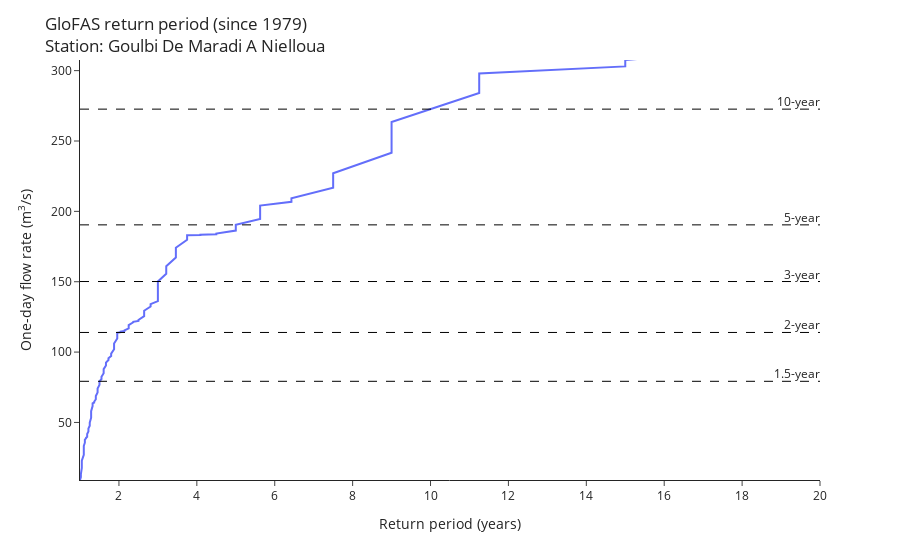

The code cell stored with this chart in its notebook:
### Code cell
# plot return period for station

station = "Goulbi De Maradi A Nielloua"

df_plot = df_count_yearly[df_count_yearly["station"] == station]

min_year = df_re.index.year.min()

x_max = 20
y_max = df_plot[df_plot["return"] <= x_max]["level"].max()
y_min = df_plot["level"].min()
fig = px.line(df_plot, x="return", y="level")

for year in return_years:
    level = df_return_periods.loc[year, station]
    fig.add_trace(
        go.Scatter(
            x=[1, x_max],
            y=[level, level],
            mode="lines+text",
            text=[None, f"{year}-year"],
            line=dict(width=1, dash="dash", color="black"),
            textposition="top left",
        )
    )

fig.update_xaxes(range=(1, x_max), title="Return period (years)")
fig.update_yaxes(
    range=(y_min, y_max), title="One-day flow rate (m<sup>3</sup>/s)"
)

fig.update_layout(
    template="simple_white",
    title=f"GloFAS return period (since {min_year})<br>Station: {station}",
    showlegend=False,
)

### Figure 1 — Plotly figure (JSON) as saved in the notebook; plotly's stock layout.template omitted (floating-point values rounded to 4 significant figures)
{"data": [{"hovertemplate": "return=%{x}<br>level=%{y}<extra></extra>", "legendgroup": "", "line": {"color": "#636efa", "dash": "solid"}, "marker": {"symbol": "circle"}, "mode": "lines", "name": "", "orientation": "v", "showlegend": false, "type": "scatter", "x": [1, 1.023, 1.023, 1.047, 1.047, 1.071, 1.071, 1.098, 1.098, 1.098, 1.125, 1.125, 1.154, 1.154, 1.184, 1.184, 1.216, 1.216, 1.216, 1.25, 1.25, 1.286, 1.286, 1.324, 1.324, 1.324, 1.364, 1.364, 1.406, 1.406, 1.452, 1.452, 1.5, 1.5, 1.5, 1.552, 1.552, 1.607, 1.607, 1.667, 1.667, 1.731, 1.731, 1.731, 1.8, 1.8, 1.875, 1.875, 1.957, 1.957, 1.957, 2.045, 2.045, 2.143, 2.143, 2.25, 2.25, 2.368, 2.368, 2.368, 2.5, 2.5, 2.647, 2.647, 2.812, 2.812, 3, 3, 3, 3.214, 3.214, 3.462, 3.462, 3.75, 3.75, 3.75, 4.091, 4.091, 4.5, 4.5, 5, 5, 5.625, 5.625, 5.625, 6.429, 6.429, 7.5, 7.5, 9, 9, 11.25, 11.25, 11.25, 15, 15, 22.5, 22.5, 45, 45, 45], "xaxis": "x", "y": [9.102, 11.2, 13.29, 17.62, 22.79, 25.77, 26.11, 26.97, 30.16, 33.35, 35.61, 37.77, 38.72, 38.96, 39.81, 41.73, 43.57, 44.64, 45.71, 47.7, 49.88, 53.38, 57.97, 61.59, 62.6, 63.61, 64.16, 64.71, 66.48, 68.72, 71.25, 74.13, 76.71, 77.97, 79.23, 80.86, 82.52, 84.99, 87.92, 90.5, 92.48, 94.34, 94.99, 95.63, 97.18, 98.92, 102.0, 106.1, 109.7, 111.7, 113.7, 114.2, 114.6, 115.0, 115.5, 116.8, 119.2, 121.2, 121.4, 121.5, 122.2, 122.9, 125.5, 129.4, 132.4, 134.1, 136.2, 143.2, 150.1, 155.7, 161.0, 167.2, 174.2, 179.8, 181.4, 183.0, 183.2, 183.4, 183.8, 184.3, 186.3, 190.4, 194.6, 199.3, 204.1, 206.8, 209.3, 216.8, 227.1, 241.6, 263.5, 284.1, 291.0, 298.0, 303.0, 307.6, 325.0, 353.1, 393.2, 465.1, 537], "yaxis": "y"}, {"line": {"color": "black", "dash": "dash", "width": 1}, "mode": "lines+text", "text": [null, "1.5-year"], "textposition": "top left", "type": "scatter", "x": [1, 20], "y": [79.23, 79.23]}, {"line": {"color": "black", "dash": "dash", "width": 1}, "mode": "lines+text", "text": [null, "2-year"], "textposition": "top left", "type": "scatter", "x": [1, 20], "y": [113.9, 113.9]}, {"line": {"color": "black", "dash": "dash", "width": 1}, "mode": "lines+text", "text": [null, "3-year"], "textposition": "top left", "type": "scatter", "x": [1, 20], "y": [150.1, 150.1]}, {"line": {"color": "black", "dash": "dash", "width": 1}, "mode": "lines+text", "text": [null, "5-year"], "textposition": "top left", "type": "scatter", "x": [1, 20], "y": [190.4, 190.4]}, {"line": {"color": "black", "dash": "dash", "width": 1}, "mode": "lines+text", "text": [null, "10-year"], "textposition": "top left", "type": "scatter", "x": [1, 20], "y": [272.6, 272.6]}], "layout": {"legend": {"tracegroupgap": 0}, "margin": {"t": 60}, "showlegend": false, "title": {"text": "GloFAS return period (since 1979)<br>Station: Goulbi De Maradi A Nielloua"}, "xaxis": {"anchor": "y", "domain": [0, 1], "range": [1, 20], "title": {"text": "Return period (years)"}}, "yaxis": {"anchor": "x", "domain": [0, 1], "range": [9.102, 307.6], "title": {"text": "One-day flow rate (m<sup>3</sup>/s)"}}}}
